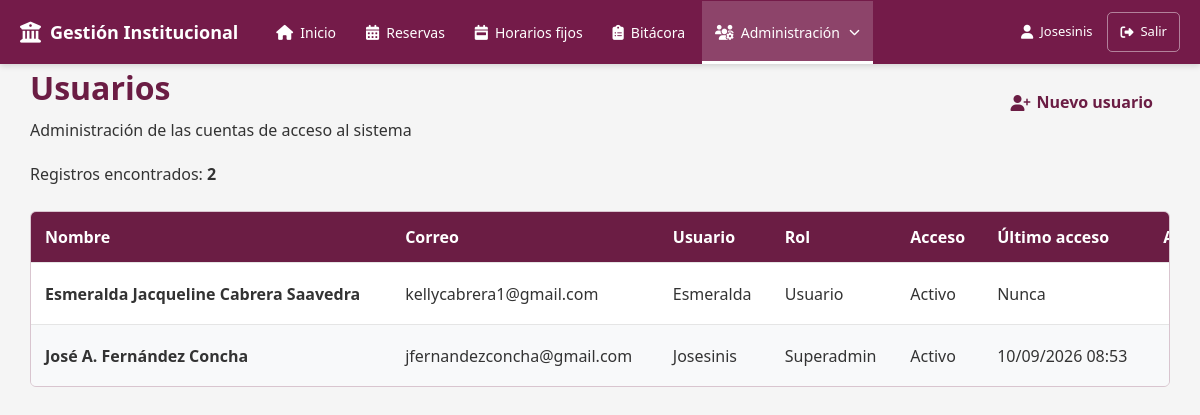
The page /modules/usuarios/index.php (signed in) on the database as committed earlier.
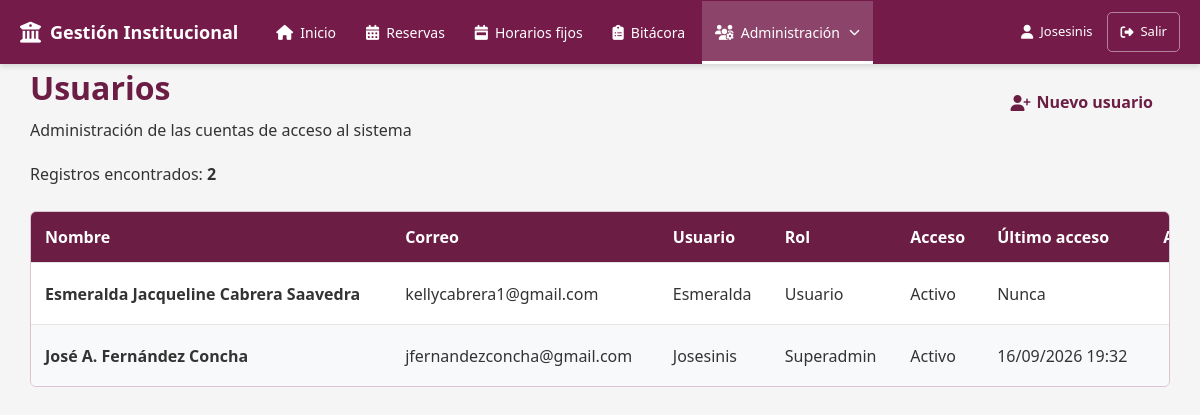
The same page on the database as committed later.
### tables this page shows
CREATE TABLE `usuarios` (
  `id` int(11) NOT NULL,
  `nombres` varchar(50) NOT NULL,
  `apellidos` varchar(50) NOT NULL,
  `correo` varchar(50) NOT NULL,
  `usuario` varchar(30) NOT NULL,
  `password` varchar(255) NOT NULL,
  `rol` enum('usuario','admin','superadmin') NOT NULL,
  `acceso` tinyint(1) NOT NULL DEFAULT 1,
  `ultimo_acceso` datetime DEFAULT NULL
);

### includes/menu.php (called while the page is built, shortened)
<?php
$rolUsuario = $_SESSION['rol'] ?? 'usuario';
?>

### modules/usuarios/index.php (the view, shortened to what the changed rows need)
<?php
require_once '../../config/database.php';
$usuarios = [];
$sql = "
    SELECT
        id,
        nombres,
        apellidos,
        correo,
        usuario,
        rol,
        acceso,
        ultimo_acceso
    FROM usuarios
    ORDER BY
        apellidos ASC,
        nombres ASC
";
$resultado = $conexion->query($sql);
if ($resultado) {
    $usuarios = $resultado->fetch_all(
        MYSQLI_ASSOC
    );
}
function textoRolUsuario(string $rol): string
{
    return match ($rol) {
        'superadmin' => 'Superadmin',
        'admin' => 'Administrador',
        'usuario' => 'Usuario',
        default => $rol
    };
}
function textoAccesoUsuario(int $acceso): string
{
    return $acceso === 1
        ? 'Activo'
        : 'Bloqueado';
}
function formatearUltimoAcceso(
    ?string $fecha
): string {
    if (
        $fecha === null
        || $fecha === ''
    ) {
        return 'Nunca';
    }
    $timestamp = strtotime($fecha);
    return date(
        'd/m/Y H:i',
        $timestamp
    );
}
?>
<!DOCTYPE html>
<html lang="es">
<head>
    <link
        rel="stylesheet"
        href="https://cdnjs.cloudflare.com/ajax/libs/font-awesome/6.7.2/css/all.min.css">
    <link
        rel="stylesheet"
        href="../../assets/css/estilos.css">
    <link
        rel="stylesheet"
        href="../../assets/css/botones.css">
    <link
        rel="stylesheet"
        href="../../assets/css/formularios.css">
    <link
        rel="stylesheet"
        href="../../assets/css/tablas.css">
</head>
<body>
    <?php
    require_once '../../includes/menu.php';
    ?>
    <div class="contenedor contenedor-usuarios">
        <div class="encabezado-pagina">
            <div>
                <h1>
                    Usuarios
                </h1>
            </div>
        </div>
        <div class="tabla-contenedor">
            <table class="tabla">
                <thead>
                    <tr>
                        <th>
                            Nombre
                        </th>
                        <th>
                            Correo
                        </th>
                        <th>
                            Usuario
                        </th>
                        <th>
                            Rol
                        </th>
                        <th>
                            Acceso
                        </th>
                        <th>
                            Último acceso
                        </th>
                        <?php if ($rolUsuario === 'superadmin'): ?>
                            <th>
                                Acciones
                            </th>
                        <?php endif; ?>
                    </tr>
                </thead>
                <tbody>
                    <?php if (empty($usuarios)): ?>
                        <tr>
                            <td
                                colspan="<?= $rolUsuario === 'superadmin' ? 7 : 6 ?>"
                                style="text-align: center;">
                                No existen usuarios registrados.
                            </td>
                        </tr>
                    <?php else: ?>
                        <?php foreach ($usuarios as $usuario): ?>
                            <tr>
                                <td>
                                    <strong>
                                        <?= htmlspecialchars(
                                            trim(
                                                $usuario['nombres']
                                                    . ' '
                                                    . $usuario['apellidos']
                                            )
                                        ) ?>
                                    </strong>
                                </td>
                                <td>
                                    <?= htmlspecialchars(
                                        $usuario['correo']
                                    ) ?>
                                </td>
                                <td>
                                    <?= htmlspecialchars(
                                        $usuario['usuario']
                                    ) ?>
                                </td>
                                <td>
                                    <?= htmlspecialchars(
                                        textoRolUsuario(
                                            $usuario['rol']
                                        )
                                    ) ?>
                                </td>
                                <td>
                                    <?= htmlspecialchars(
                                        textoAccesoUsuario(
                                            (int) $usuario['acceso']
                                        )
                                    ) ?>
                                </td>
                                <td>
                                    <?= htmlspecialchars(
                                        formatearUltimoAcceso(
                                            $usuario['ultimo_acceso']
                                        )
                                    ) ?>
                                </td>
                                <?php if ($rolUsuario === 'superadmin'): ?>
                                    <td>
                                        <a
                                            href="editar.php?id=<?= (int) $usuario['id'] ?>"
                                            class="btn btn-secondary">
                                        </a>
                                    </td>
                                <?php endif; ?>
                            </tr>
                        <?php endforeach; ?>
                    <?php endif; ?>
                </tbody>
            </table>
        </div>
    </div>
</body>
</html>

Rows that differ between the two databases and show on the page:
changed usuarios "José A. Fernández Concha": ultimo_acceso "10/09/2026 08:53" → "16/09/2026 19:32"
